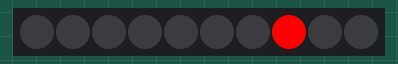
This sketch was run on a simulated Arduino Uno, built with avr-gcc and run on an emulated ATmega328P. Parts: 10 RGB LEDs in strip order, left to right. Random numbers use the default seed unless the sketch sets one.

Above: at 2.1 s.
At 6.1 s:
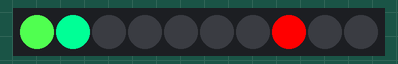
At 10.1 s:
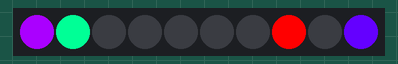
At 18.1 s:
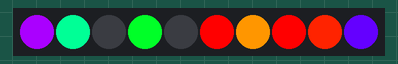
At 26.1 s:
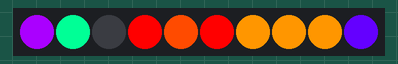
At 36.1 s:
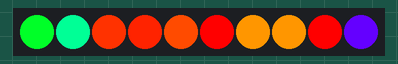

The sketch:

random.ino
```cpp
#include <Adafruit_NeoPixel.h>

const int ledPin = 3;
const int numLed = 10;
int led;
int color;

Adafruit_NeoPixel strip(numLed, ledPin);

uint32_t colorBook[] = {strip.Color(239, 235, 216), strip.Color(255, 0, 0), strip.Color(255, 35, 0), strip.Color(255, 50, 0), strip.Color(255, 75, 0),
strip.Color(255, 150, 0), strip.Color(0, 255, 0), strip.Color(0, 255, 40), strip.Color(80, 255, 80), strip.Color(0, 255, 80), strip.Color(0, 255, 150),
strip.Color(0, 0, 255), strip.Color(40, 0, 255), strip.Color(100, 0, 255), strip.Color(170, 0, 255), strip.Color(255, 0, 255)};

void setup() {

  strip.begin();
  strip.show();
  Serial.begin(9600);

}

void loop() {

  randomLed(2000);
  strip.show();

}

void randomLed(int del) {

  led = rand() % numLed;
  color = rand() % 16;

  strip.setPixelColor(led, colorBook[color]);

  delay(del);

}
```

Measured:
- what the display in image 0 shows lasts 2.0 s, from 2.0 s to 4.0 s
